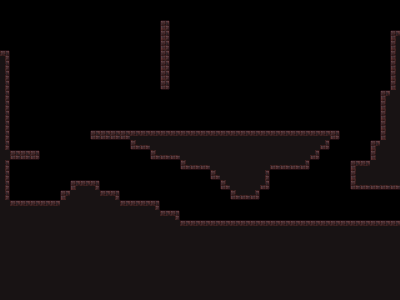

Below is a game level as drawn by its tile map, then a one-line description and the .tmx file that defines it, in full:
An orthogonal 40x30 tile map with 10x10 px tiles, 1 tile layer (platforms), 3 tilesets and 3 objects (2x enemy, player).

<map version="1.0" orientation="orthogonal" renderorder="right-up" width="40" height="30" tilewidth="10" tileheight="10" nextobjectid="25">
 <tileset firstgid="1" name="platforms_tiled" tilewidth="10" tileheight="10" tilecount="400" columns="20">
  <image source="Textures/platforms_tiled.png" width="200" height="200" />
  <terraintypes>
   <terrain name="terrain" tile="-1" />
   <terrain name="New Terrain" tile="0" />
  </terraintypes>
  <tile id="23" terrain=",,,0" />
  <tile id="40" terrain=",,0,0" />
  <tile id="41" terrain=",,0," />
  <tile id="61" terrain=",0,,0" />
  <tile id="62" terrain="0,0,0,0" />
  <tile id="63" terrain="0,,0," />
  <tile id="83" terrain=",0,," />
  <tile id="100" terrain="0,0,," />
  <tile id="101" terrain="0,,," />
 </tileset>
 <tileset firstgid="401" name="player_spawn" tilewidth="14" tileheight="26" tilecount="1" columns="1">
  <image source="../Assets/ScrapyardComrades/Resources/player_spawn.png" width="14" height="26" />
 </tileset>
 <tileset firstgid="402" name="enemy_spawn" tilewidth="14" tileheight="26" tilecount="1" columns="1">
  <image source="../Assets/ScrapyardComrades/Resources/enemy_spawn.png" width="14" height="26" />
 </tileset>
 <layer name="platforms" width="40" height="30">
  <data encoding="csv">
0,0,0,0,0,0,0,0,0,0,0,0,0,0,0,0,0,0,0,0,0,0,0,0,0,0,0,0,0,0,0,0,0,0,0,0,0,0,0,0,
0,0,0,0,0,0,0,0,0,0,0,0,0,0,0,0,0,0,0,0,0,0,0,0,0,0,0,0,0,0,0,0,0,0,0,0,0,0,0,0,
0,0,0,0,0,0,0,0,0,0,0,0,0,0,0,0,21,0,0,0,0,0,0,0,0,0,0,0,0,0,0,0,0,0,0,0,0,0,0,0,
0,0,0,0,0,0,0,0,0,0,0,0,0,0,0,0,41,0,0,0,0,0,0,0,0,0,0,0,0,0,0,0,0,0,0,0,0,0,0,22,
0,0,0,0,0,0,0,0,0,0,0,0,0,0,0,0,41,0,0,0,0,0,0,0,0,0,0,0,0,0,0,0,0,0,0,0,0,0,0,42,
24,0,0,0,0,0,0,0,0,0,0,0,0,0,0,0,41,0,0,0,0,0,0,0,0,0,0,0,0,0,0,0,0,0,0,0,0,0,0,42,
44,0,0,0,0,0,0,0,0,0,0,0,0,0,0,0,41,0,0,0,0,0,0,0,0,0,0,0,0,0,0,0,0,0,0,0,0,0,0,42,
44,0,0,0,0,0,0,0,0,0,0,0,0,0,0,0,41,0,0,0,0,0,0,0,0,0,0,0,0,0,0,0,0,0,0,0,0,0,0,42,
44,0,0,0,0,0,0,0,0,0,0,0,0,0,0,0,61,0,0,0,0,0,0,0,0,0,0,0,0,0,0,0,0,0,0,0,0,0,0,42,
44,0,0,0,0,0,0,0,0,0,0,0,0,0,0,0,0,0,0,0,0,0,0,0,0,0,0,0,0,0,0,0,0,0,0,0,0,0,22,43,
44,0,0,0,0,0,0,0,0,0,0,0,0,0,0,0,0,0,0,0,0,0,0,0,0,0,0,0,0,0,0,0,0,0,0,0,0,0,42,43,
44,0,0,0,0,0,0,0,0,0,0,0,0,0,0,0,0,0,0,0,0,0,0,0,0,0,0,0,0,0,0,0,0,0,0,0,0,0,42,43,
44,0,0,0,0,0,0,0,0,0,0,0,0,0,0,0,0,0,0,0,0,0,0,0,0,0,0,0,0,0,0,0,0,0,0,0,0,0,42,43,
44,0,0,0,0,0,0,0,0,2,3,3,3,23,23,23,23,23,23,23,23,23,23,23,23,23,23,23,23,23,23,23,23,4,0,0,0,0,42,43,
44,0,0,0,0,0,0,0,0,0,0,0,0,62,63,43,43,43,43,43,43,43,43,43,43,43,43,43,43,43,43,43,64,0,0,0,0,22,43,43,
43,3,3,4,0,0,0,0,0,0,0,0,0,0,0,62,63,63,43,43,43,43,43,43,43,43,43,43,43,43,43,64,0,0,0,0,0,42,43,43,
44,0,0,0,0,0,0,0,0,0,0,0,0,0,0,0,0,0,62,63,63,43,43,43,43,43,43,63,63,63,64,0,0,0,0,22,23,43,43,43,
44,0,0,0,0,0,0,0,0,0,0,0,0,0,0,0,0,0,0,0,0,62,43,43,43,43,44,0,0,0,0,0,0,0,0,42,43,43,43,43,
44,0,0,0,0,0,0,22,23,24,0,0,0,0,0,0,0,0,0,0,0,0,62,43,43,43,64,0,0,0,0,0,0,0,0,62,63,63,63,63,
44,0,0,0,0,0,22,43,43,43,23,24,0,0,0,0,0,0,0,0,0,0,0,62,63,64,0,0,0,0,0,0,0,0,0,0,0,0,0,0,
43,23,23,23,23,23,43,43,43,43,43,43,23,23,23,24,0,0,0,0,0,0,0,0,0,0,0,0,0,0,0,0,0,0,0,0,0,0,0,0,
43,43,43,43,43,43,43,43,43,43,43,43,43,43,43,43,23,24,0,0,0,0,0,0,0,0,0,0,0,0,0,0,0,0,0,0,0,0,0,0,
43,43,43,43,43,43,43,43,43,43,43,43,43,43,43,43,43,43,23,23,23,23,23,23,23,23,23,23,23,23,23,23,23,23,23,23,23,23,23,23,
43,43,43,43,43,43,43,43,43,43,43,43,43,43,43,43,43,43,43,43,43,43,43,43,43,43,43,43,43,43,43,43,43,43,43,43,43,43,43,43,
43,43,43,43,43,43,43,43,43,43,43,43,43,43,43,43,43,43,43,43,43,43,43,43,43,43,43,43,43,43,43,43,43,43,43,43,43,43,43,43,
43,43,43,43,43,43,43,43,43,43,43,43,43,43,43,43,43,43,43,43,43,43,43,43,43,43,43,43,43,43,43,43,43,43,43,43,43,43,43,43,
43,43,43,43,43,43,43,43,43,43,43,43,43,43,43,43,43,43,43,43,43,43,43,43,43,43,43,43,43,43,43,43,43,43,43,43,43,43,43,43,
43,43,43,43,43,43,43,43,43,43,43,43,43,43,43,43,43,43,43,43,43,43,43,43,43,43,43,43,43,43,43,43,43,43,43,43,43,43,43,43,
43,43,43,43,43,43,43,43,43,43,43,43,43,43,43,43,43,43,43,43,43,43,43,43,43,43,43,43,43,43,43,43,43,43,43,43,43,43,43,43,
43,43,43,43,43,43,43,43,43,43,43,43,43,43,43,43,43,43,43,43,43,43,43,43,43,43,43,43,43,43,43,43,43,43,43,43,43,43,43,43
</data>
 </layer>
 <objectgroup name="objects">
  <object id="21" name="player" gid="401" x="18" y="200" width="14" height="26" />
  <object id="23" name="enemy" gid="402" x="158" y="130" width="14" height="26" />
  <object id="24" name="enemy" gid="402" x="238" y="130" width="14" height="26" />
 </objectgroup>
</map>
